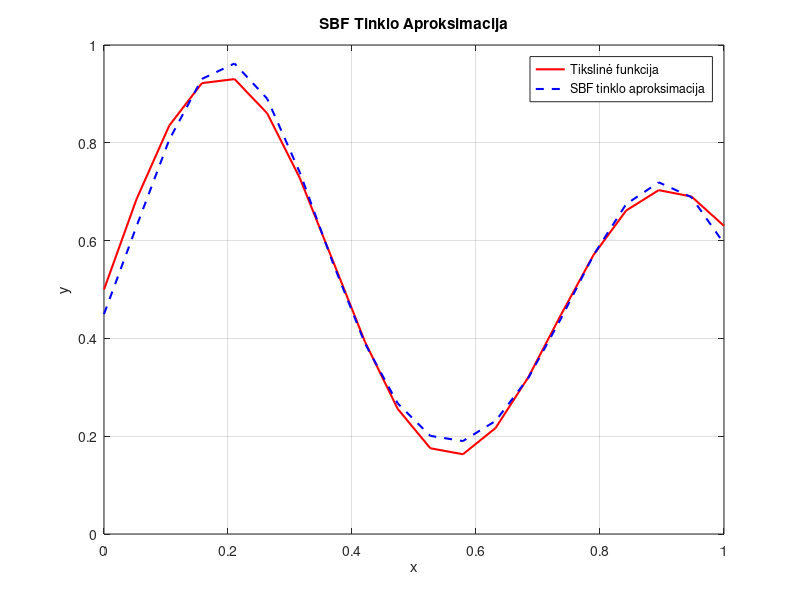

Recreate this plot in MATLAB.
% 1. Duomenų generavimas
x = linspace(0, 1, 20);  % 20 skaičių intervale [0, 1]
y_desired = (1 + 0.6 * sin(2 * pi * x / 0.7) + 0.3 * sin(2 * pi * x)) / 2;  % Tikslinė funkcija

% 2. Rankiniu būdu parinkti centrų ir spindulių parametrai
c1 = 0.2; 
c2 = 0.9;
r1 = 0.15; 
r2 = 0.15;

% 3. Apskaičiuojamos Gauso funkcijų reikšmės kiekvienam įėjimo duomenų taškui
F1 = exp(-((x - c1).^2) / (2 * r1^2));
F2 = exp(-((x - c2).^2) / (2 * r2^2));

% 4. Sukuriama tinklo matricos reprezentacija
F = [F1; F2; ones(size(x))];  % Pridedama vienetų eilutė bias svoriui

% 5. Apskaičiuojami tinklo svoriai (w1, w2, w0) naudojant perceptrono mokymo algoritmą
W = pinv(F') * y_desired';  % Mažiausių kvadratų sprendinys (pseudo-inversija)

% 6. Apskaičiuojamas tinklo išėjimas ir klaida
y_approx = W' * F;
error = y_desired - y_approx;  % Klaida

% 7. Rezultatų vaizdavimas
figure;
plot(x, y_desired, 'r', 'LineWidth', 1.5);  % Tikslinė funkcija
hold on;
plot(x, y_approx, 'b--', 'LineWidth', 1.5);  % Aproksimuotas tinklo atsakas
legend('Tikslinė funkcija', 'SBF tinklo aproksimacija');
xlabel('x');
ylabel('y');
title('SBF Tinklo Aproksimacija');
grid on;
